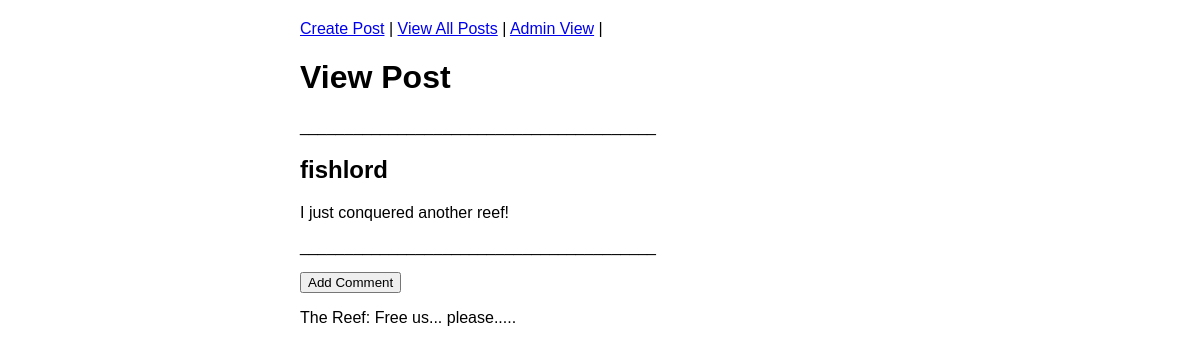
Page /view/post/1 on the committed database.
### app.py (models this page shows)
class Profile(db.Model):
    id = db.Column(db.Integer,primary_key=True)
    username = db.Column(db.String(25),nullable=False)
    email = db.Column(db.String(100),nullable=False)
    post = db.Column(db.String(200),nullable=False)
    created_at = db.Column(db.DateTime, default=datetime.now(timezone.utc))
    comments = db.relationship('Comments', backref='profile', lazy=True)

class Comments(db.Model):
    commentID = db.Column(db.Integer, primary_key=True)
    id = db.Column(db.Integer, db.ForeignKey(
        'profile.id'), nullable=False)
    username = db.Column(db.String(25), nullable=False)
    comment = db.Column(db.String(200), nullable=False)

### app.py (the view)
@app.route('/view/post/<int:profileID>', methods=['GET', 'POST'])
def view_post(profileID):
    profiles = Profile.query.all()
    comments = Comments.query.filter(Comments.id == profileID).all()
    profile = Profile.query.get_or_404(profileID)
    return render_template('viewPost.html', profiles=profiles, profile=profile, comments=comments)

### templates/viewPost.html (shortened to what this page needs)
{% extends "base.html" %}  {% block content%}
<h1>View Post</h1>
<p>________________________________________</p>
<body>
    <h2>{{ profile.username }}</h2>
    <p>{{ profile.post }}</p>
    <p>________________________________________</p>
    <div>
                <a href="{{url_for('add_comment', profileID=profile.id)}}"
                ><button>Add Comment</button></a>
            </div>
</body>
{% for comment in comments %}
<body>
  <p>{{ comment.username }}: {{ comment.comment }}</p>
</body>
{% endfor %}
{% endblock %}

### static/style.css (style rules this page uses)
body { font-family: Arial, sans-serif; max-width: 600px; margin: 0 auto; padding: 20px; }

### rows in the picture
Profile: username "fishlord", post "I just conquered another reef!"
Comments: username "The Reef", comment "Free us... please....."
